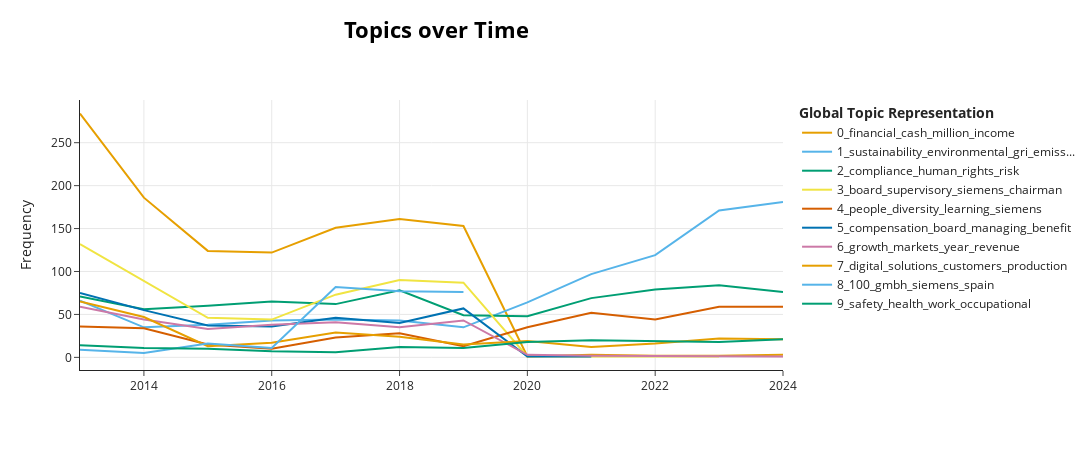

Source (notebook cell):
### Code cell
topics_over_time = topic_model.topics_over_time(flat_chunks, years)
topic_model.visualize_topics_over_time(topics_over_time, top_n_topics=10)

### Figure 1 — Plotly figure (JSON) as saved in the notebook; plotly's stock layout.template omitted (floating-point values rounded to 4 significant figures)
{"data": [{"hoverinfo": "text", "hovertext": ["<b>Topic 0</b><br>Words: 2013, financial, cash, 2012, million", "<b>Topic 0</b><br>Words: 2014, financial, 2013, cash, statements", "<b>Topic 0</b><br>Words: cash, 2015, financial, million, income", "<b>Topic 0</b><br>Words: financial, 2016, cash, income, million", "<b>Topic 0</b><br>Words: financial, tax, cash, million, 2017", "<b>Topic 0</b><br>Words: financial, 2018, cash, tax, income", "<b>Topic 0</b><br>Words: financial, 2019, cash, tax, 2018", "<b>Topic 0</b><br>Words: shareholder, program, offered, siemens, 2020", "<b>Topic 0</b><br>Words: taxes, share, financial, document, program", "<b>Topic 0</b><br>Words: 2022, ff, share, taxes, ee", "<b>Topic 0</b><br>Words: ff, taxes, ee, 2023, sc", "<b>Topic 0</b><br>Words: ff, share, 2024, ee, calculations"], "marker": {"color": "#E69F00"}, "mode": "lines", "name": "0_financial_cash_million_income", "type": "scatter", "x": [2013, 2014, 2015, 2016, 2017, 2018, 2019, 2020, 2021, 2022, 2023, 2024], "y": [284, 186, 124, 122, 151, 161, 153, 1, 3, 2, 2, 3]}, {"hoverinfo": "text", "hovertext": ["<b>Topic 1</b><br>Words: environmental, sustainability, portfolio, emissions, siemens", "<b>Topic 1</b><br>Words: environmental, sustainability, portfolio, siemens, report", "<b>Topic 1</b><br>Words: environmental, portfolio, sustainability, emissions, carbon", "<b>Topic 1</b><br>Words: environmental, portfolio, sustainability, emissions, carbon", "<b>Topic 1</b><br>Words: environmental, portfolio, emissions, sustainability, gri", "<b>Topic 1</b><br>Words: environmental, portfolio, sustainability, emissions, carbon", "<b>Topic 1</b><br>Words: environmental, portfolio, emissions, sustainability, carbon", "<b>Topic 1</b><br>Words: sustainability, environmental, siemens, emissions, 2020", "<b>Topic 1</b><br>Words: sustainability, gri, wef, environmental, emissions", "<b>Topic 1</b><br>Words: gri, sustainability, wef, emissions, 2022", "<b>Topic 1</b><br>Words: gri, sustainability, wef, emissions, 30th", "<b>Topic 1</b><br>Words: sustainability, gri, emissions, wef, 2024"], "marker": {"color": "#56B4E9"}, "mode": "lines", "name": "1_sustainability_environmental_gri_emiss...", "type": "scatter", "x": [2013, 2014, 2015, 2016, 2017, 2018, 2019, 2020, 2021, 2022, 2023, 2024], "y": [66, 35, 38, 43, 44, 43, 35, 64, 97, 119, 171, 181]}, {"hoverinfo": "text", "hovertext": ["<b>Topic 2</b><br>Words: compliance, risks, risk, business, conduct", "<b>Topic 2</b><br>Words: compliance, business, risks, risk, suppliers", "<b>Topic 2</b><br>Words: compliance, business, risks, risk, suppliers", "<b>Topic 2</b><br>Words: compliance, risk, risks, business, suppliers", "<b>Topic 2</b><br>Words: compliance, human, rights, risk, business", "<b>Topic 2</b><br>Words: compliance, human, rights, business, risk", "<b>Topic 2</b><br>Words: compliance, human, rights, business, risk", "<b>Topic 2</b><br>Words: compliance, human, rights, business, risk", "<b>Topic 2</b><br>Words: compliance, human, rights, risk, business", "<b>Topic 2</b><br>Words: compliance, human, rights, risk, business", "<b>Topic 2</b><br>Words: compliance, human, rights, risk, business", "<b>Topic 2</b><br>Words: human, compliance, rights, risk, suppliers"], "marker": {"color": "#009E73"}, "mode": "lines", "name": "2_compliance_human_rights_risk", "type": "scatter", "x": [2013, 2014, 2015, 2016, 2017, 2018, 2019, 2020, 2021, 2022, 2023, 2024], "y": [71, 56, 60, 65, 62, 78, 49, 48, 69, 79, 84, 76]}, {"hoverinfo": "text", "hovertext": ["<b>Topic 3</b><br>Words: board, supervisory, siemens, chairman, ag", "<b>Topic 3</b><br>Words: board, supervisory, chairman, siemens, managing", "<b>Topic 3</b><br>Words: board, supervisory, siemens, chairman, managing", "<b>Topic 3</b><br>Words: board, supervisory, siemens, ag, chairman", "<b>Topic 3</b><br>Words: board, supervisory, siemens, 100, india", "<b>Topic 3</b><br>Words: board, supervisory, siemens, 100, company", "<b>Topic 3</b><br>Words: board, supervisory, 100, siemens, limited", "<b>Topic 3</b><br>Words: siemens, sidiaries, situated, digi, germany", "<b>Topic 3</b><br>Words: strategy, board, company, managing, advises"], "marker": {"color": "#F0E442"}, "mode": "lines", "name": "3_board_supervisory_siemens_chairman", "type": "scatter", "x": [2013, 2014, 2015, 2016, 2017, 2018, 2019, 2020, 2023], "y": [132, 89, 46, 44, 73, 90, 87, 1, 1]}, {"hoverinfo": "text", "hovertext": ["<b>Topic 4</b><br>Words: diversity, programs, employees, learning, people", "<b>Topic 4</b><br>Words: culture, people, diversity, company, siemens", "<b>Topic 4</b><br>Words: people, diversity, employees, learning, programs", "<b>Topic 4</b><br>Words: diversity, people, employees, siemens, citizenship", "<b>Topic 4</b><br>Words: people, diversity, employees, education, siemens", "<b>Topic 4</b><br>Words: people, diversity, employees, siemens, learning", "<b>Topic 4</b><br>Words: people, diversity, learning, women, siemens", "<b>Topic 4</b><br>Words: diversity, people, employees, learning, siemens", "<b>Topic 4</b><br>Words: people, diversity, learning, siemens, women", "<b>Topic 4</b><br>Words: people, learning, diversity, siemens, women", "<b>Topic 4</b><br>Words: people, learning, diversity, siemens, programs", "<b>Topic 4</b><br>Words: people, learning, diversity, siemens, programs"], "marker": {"color": "#D55E00"}, "mode": "lines", "name": "4_people_diversity_learning_siemens", "type": "scatter", "x": [2013, 2014, 2015, 2016, 2017, 2018, 2019, 2020, 2021, 2022, 2023, 2024], "y": [36, 34, 15, 10, 23, 28, 13, 35, 52, 44, 59, 59]}, {"hoverinfo": "text", "hovertext": ["<b>Topic 5</b><br>Words: compensation, benefit, board, managing, benefits", "<b>Topic 5</b><br>Words: compensation, board, managing, 000, benefit", "<b>Topic 5</b><br>Words: compensation, board, 2015, managing, benefits", "<b>Topic 5</b><br>Words: compensation, board, 2015, managing, 2016", "<b>Topic 5</b><br>Words: compensation, board, 2016, managing, 2017", "<b>Topic 5</b><br>Words: compensation, board, managing, pension, benefit", "<b>Topic 5</b><br>Words: compensation, board, managing, benefits, pension", "<b>Topic 5</b><br>Words: plans, defined, pension, benefit, contribution", "<b>Topic 5</b><br>Words: plans, defined, benefit, contributions, contribution"], "marker": {"color": "#0072B2"}, "mode": "lines", "name": "5_compensation_board_managing_benefit", "type": "scatter", "x": [2013, 2014, 2015, 2016, 2017, 2018, 2019, 2020, 2021], "y": [75, 55, 37, 36, 46, 40, 57, 1, 1]}, {"hoverinfo": "text", "hovertext": ["<b>Topic 6</b><br>Words: growth, markets, fiscal, year, 2013", "<b>Topic 6</b><br>Words: growth, markets, year, market, 2014", "<b>Topic 6</b><br>Words: growth, markets, division, revenue, year", "<b>Topic 6</b><br>Words: growth, orders, division, markets, market", "<b>Topic 6</b><br>Words: growth, markets, revenue, market, year", "<b>Topic 6</b><br>Words: growth, orders, revenue, year, fiscal", "<b>Topic 6</b><br>Words: growth, revenue, orders, year, fiscal", "<b>Topic 6</b><br>Words: 2020, patents, fiscal, held, approximately", "<b>Topic 6</b><br>Words: billion, expenditure, patents, compared, 2021", "<b>Topic 6</b><br>Words: expenses, billion, 2023, capitalized, rated", "<b>Topic 6</b><br>Words: commonwealth, independent, states, growth, markets"], "marker": {"color": "#CC79A7"}, "mode": "lines", "name": "6_growth_markets_year_revenue", "type": "scatter", "x": [2013, 2014, 2015, 2016, 2017, 2018, 2019, 2020, 2021, 2023, 2024], "y": [59, 44, 33, 38, 41, 35, 43, 3, 2, 1, 1]}, {"hoverinfo": "text", "hovertext": ["<b>Topic 7</b><br>Words: production, solutions, industry, industrial, manufacturing", "<b>Topic 7</b><br>Words: software, solutions, production, customers, business", "<b>Topic 7</b><br>Words: solutions, division, products, digital, investments", "<b>Topic 7</b><br>Words: solutions, digital, services, systems, process", "<b>Topic 7</b><br>Words: digital, solutions, customers, production, mindsphere", "<b>Topic 7</b><br>Words: digital, solutions, customers, new, products", "<b>Topic 7</b><br>Words: digital, industries, investments, solutions, new", "<b>Topic 7</b><br>Words: customers, new, digitalization, digital, technology", "<b>Topic 7</b><br>Words: customers, digital, technology, business, sustainable", "<b>Topic 7</b><br>Words: digital, customers, sustainable, solutions, technology", "<b>Topic 7</b><br>Words: digital, customers, sustainable, siemens, solutions", "<b>Topic 7</b><br>Words: digital, customers, technology, sustainable, siemens"], "marker": {"color": "#E69F00"}, "mode": "lines", "name": "7_digital_solutions_customers_production", "type": "scatter", "x": [2013, 2014, 2015, 2016, 2017, 2018, 2019, 2020, 2021, 2022, 2023, 2024], "y": [65, 47, 13, 17, 29, 24, 15, 19, 12, 16, 22, 21]}, {"hoverinfo": "text", "hovertext": ["<b>Topic 8</b><br>Words: 100, gmbh, siemens, 10010, china", "<b>Topic 8</b><br>Words: 100, gmbh, siemens, 10011, grünwald", "<b>Topic 8</b><br>Words: 100, gmbh, siemens, spain, limited", "<b>Topic 8</b><br>Words: 100, gmbh, siemens, spain, china", "<b>Topic 8</b><br>Words: 100, gmbh, siemens, spain, limited", "<b>Topic 8</b><br>Words: 100, gmbh, siemens, spain, gamesa", "<b>Topic 8</b><br>Words: 100, gmbh, siemens, spain, gamesa"], "marker": {"color": "#56B4E9"}, "mode": "lines", "name": "8_100_gmbh_siemens_spain", "type": "scatter", "x": [2013, 2014, 2015, 2016, 2017, 2018, 2019], "y": [9, 5, 16, 11, 82, 77, 76]}, {"hoverinfo": "text", "hovertext": ["<b>Topic 9</b><br>Words: safety, health, occupational, work, employees", "<b>Topic 9</b><br>Words: safety, health, occupational, work, employees", "<b>Topic 9</b><br>Words: safety, health, occupational, contractors, work", "<b>Topic 9</b><br>Words: safety, fatalities, work, health, contractors", "<b>Topic 9</b><br>Words: safety, health, contractors, work, employees", "<b>Topic 9</b><br>Words: safety, health, work, occupational, contractors", "<b>Topic 9</b><br>Words: safety, health, work, occupational, employees", "<b>Topic 9</b><br>Words: health, safety, occupational, employees, work", "<b>Topic 9</b><br>Words: safety, health, work, healthy, occupational", "<b>Topic 9</b><br>Words: health, safety, work, occupational, healthy", "<b>Topic 9</b><br>Words: safety, health, work, occupational, healthy", "<b>Topic 9</b><br>Words: safety, health, work, occupational, employees"], "marker": {"color": "#009E73"}, "mode": "lines", "name": "9_safety_health_work_occupational", "type": "scatter", "x": [2013, 2014, 2015, 2016, 2017, 2018, 2019, 2020, 2021, 2022, 2023, 2024], "y": [14, 11, 10, 7, 6, 12, 11, 18, 20, 19, 18, 21]}], "layout": {"height": 450, "hoverlabel": {"bgcolor": "white", "font": {"family": "Rockwell", "size": 16}}, "legend": {"title": {"text": "<b>Global Topic Representation"}}, "title": {"font": {"color": "Black", "size": 22}, "text": "<b>Topics over Time</b>", "x": 0.4, "xanchor": "center", "y": 0.95, "yanchor": "top"}, "width": 1250, "xaxis": {"showgrid": true}, "yaxis": {"showgrid": true, "title": {"text": "Frequency"}}}}
